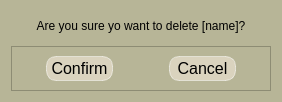
<?xml version="1.0" encoding="UTF-8"?>
<ui version="4.0">
 <class>DeleteStaffDialog</class>
 <widget class="QDialog" name="DeleteStaffDialog">
  <property name="geometry">
   <rect>
    <x>0</x>
    <y>0</y>
    <width>282</width>
    <height>102</height>
   </rect>
  </property>
  <property name="windowTitle">
   <string>Delete Staff</string>
  </property>
  <property name="styleSheet">
   <string notr="true">QWidget{
background-color:rgb(183, 181, 151);
}</string>
  </property>
  <layout class="QVBoxLayout" name="verticalLayout">
   <item>
    <widget class="QLabel" name="notification">
     <property name="styleSheet">
      <string notr="true">QLabel {
    font: 700 ;
    color: black; /* Sets the font color to black */
}
</string>
     </property>
     <property name="text">
      <string>Are you sure yo want to delete [name]?</string>
     </property>
     <property name="alignment">
      <set>Qt::AlignCenter</set>
     </property>
    </widget>
   </item>
   <item>
    <widget class="QFrame" name="frame">
     <property name="frameShape">
      <enum>QFrame::StyledPanel</enum>
     </property>
     <property name="frameShadow">
      <enum>QFrame::Raised</enum>
     </property>
     <layout class="QHBoxLayout" name="horizontalLayout">
      <item>
       <widget class="QPushButton" name="confirm">
        <property name="styleSheet">
         <string notr="true">QPushButton{
background-color: rgb(218, 211, 190);

color: black;
border: 1px solid rgba(255, 255, 255, 0.5);
border-radius: 10px;
font-size: 16px;
padding:2px;
text-align: center;
margin-left: 25px;
margin-right:25px;
}

QPushButton:hover {
                    background-color: #2980b9; /* Darker blue on hover */
                }
                QPushButton:pressed {
                    background-color: #1f618d; /* Even darker blue when pressed */
                }</string>
        </property>
        <property name="text">
         <string>Confirm</string>
        </property>
       </widget>
      </item>
      <item>
       <widget class="QPushButton" name="cancel">
        <property name="styleSheet">
         <string notr="true">QPushButton{
background-color: rgb(218, 211, 190);

color: black;
border: 1px solid rgba(255, 255, 255, 0.5);
border-radius: 10px;
font-size: 16px;
padding:2px;
text-align: center;
margin-left: 25px;
margin-right:25px;
}

QPushButton:hover {
background-color: #e74c3c;
}

QPushButton:pressed {
background-color: #e74c3c;
}
</string>
        </property>
        <property name="text">
         <string>Cancel</string>
        </property>
       </widget>
      </item>
     </layout>
    </widget>
   </item>
  </layout>
 </widget>
 <resources/>
 <connections/>
</ui>
